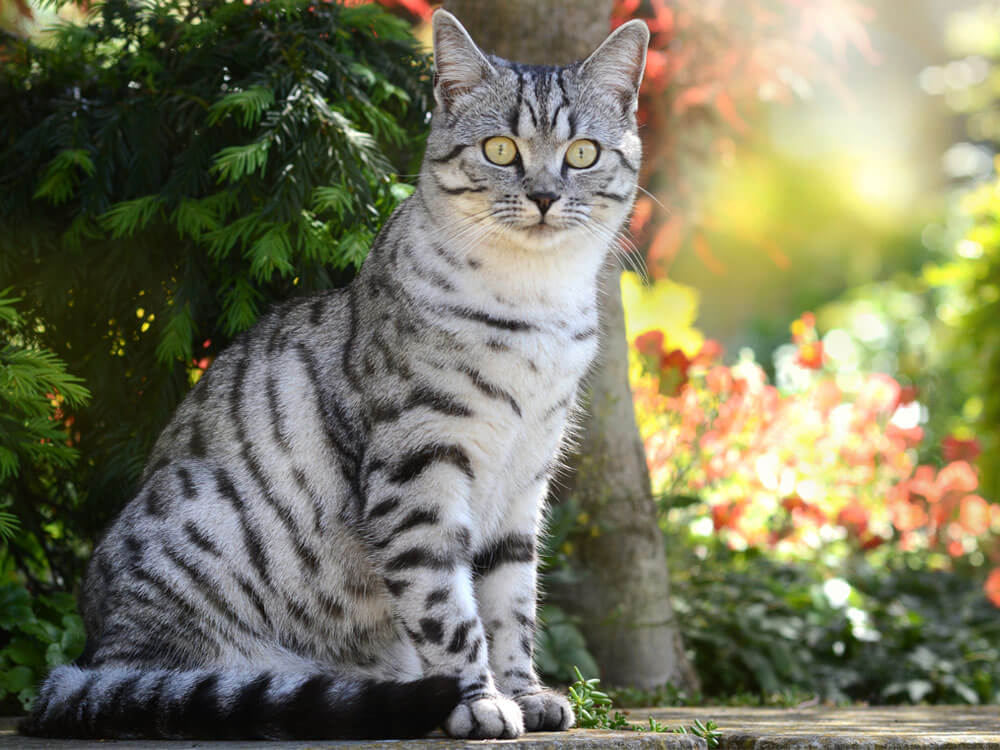
#> input picture Notebooks/cat.jpg, 1000 x 750 px
$ jupyter execute Notebook_05_01_Convolutions.ipynb   (shell and % lines are left out)
#> lines starting #> are read from the running program, lines starting #| are printed output that depends on the picture
# Notebook 5.1: Convolutions

In this notebook we will explore the 2D convolution and cross-correlation operations on an image of a cat.

[cell 1]
from imageio.v3 import imread, imwrite
from skimage.transform import rescale
from scipy.ndimage import convolve, correlate
from skimage.color import rgb2gray
from matplotlib import pyplot as plt
import numpy as np

Let's first load the cat image using `imageio.imread`.

[cell 2]
img = imread('cat.jpg')
#> img is the input picture: shape (750, 1000, 3); mean R, G, B 121.2, 120.3, 94.6
plt.imshow(img)

The shape of the image is (H,W,C) -- height, width, channels -- and the data type is 8-bit unsigned integer.

[cell 3]
img.shape, img.dtype

[cell 4]
img[0,0]
#> Out = [132, 97, 43]

Let's resize the image so it is a bit easier to work with.

[cell 5]
img = rescale(img, 0.5, anti_aliasing=True, channel_axis=-1)
#> img: shape (375, 500, 3) float64

[cell 6]
plt.imshow(img)
plt.show()

[cell 7]
img.shape, img.dtype

[cell 8]
img[0,0]
#> Out = [0.528, 0.404, 0.177]

Now let's convert to grayscale.

[cell 9]
gray = rgb2gray(img)
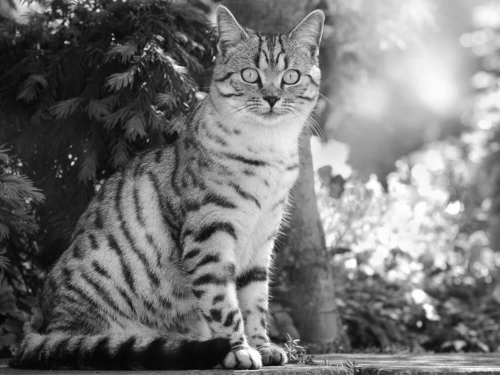
#> gray: shape (375, 500) float64; min 0.02, max 1, mean 0.465
plt.imshow(gray,cmap='gray')

Now the image has a single channel and is in 32-bit floating point.

[cell 10]
gray.shape, gray.dtype

[cell 11]
gray[0,0]
#> Out = 0.414

## Applying convolutional filters

Let's make a vertical edge filter as described in class.

[cell 12]
dIdx = np.array([[-1, 0, 1]])

[cell 13]
plt.imshow(dIdx,cmap='gray')
plt.axis('off')
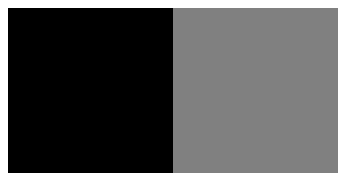
#> figure drawn by matplotlib, 1 panel

To apply it to the image, we can use either `convolve` or `correlate`.

[cell 14]
dIdx_convolve = convolve(gray,dIdx)
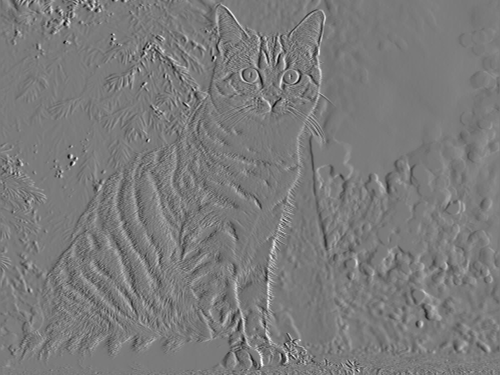
#> dIdx_convolve: shape (375, 500) float64; min -0.707, max 0.755, mean -0.00148; drawn with min black and max white
dIdx_correlate = correlate(gray,dIdx)
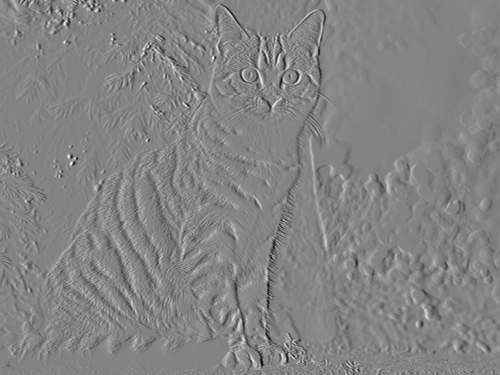
#> dIdx_correlate: shape (375, 500) float64; min -0.755, max 0.707, mean 0.00148; drawn with min black and max white

[cell 15]
fig,axes = plt.subplots(1,2,figsize=(20,10))
axes[0].imshow(dIdx_convolve,cmap='gray')
axes[0].axis('off')
axes[0].set_title('Convolution')
axes[1].imshow(dIdx_correlate,cmap='gray')
axes[1].axis('off')
axes[1].set_title('Correlation')

Looking at the top left corner of the filter responses:

[cell 16]
dIdx_convolve[:3,:3]
#> Out = [[-0.0736, -0.101, 0.0105], [-0.0564, -0.0954, -0.0354], [-0.0461, -0.0925, -0.0627]]

[cell 17]
dIdx_correlate[:3,:3]
#> Out = [[0.0736, 0.101, -0.0105], [0.0564, 0.0954, 0.0354], [0.0461, 0.0925, 0.0627]]
